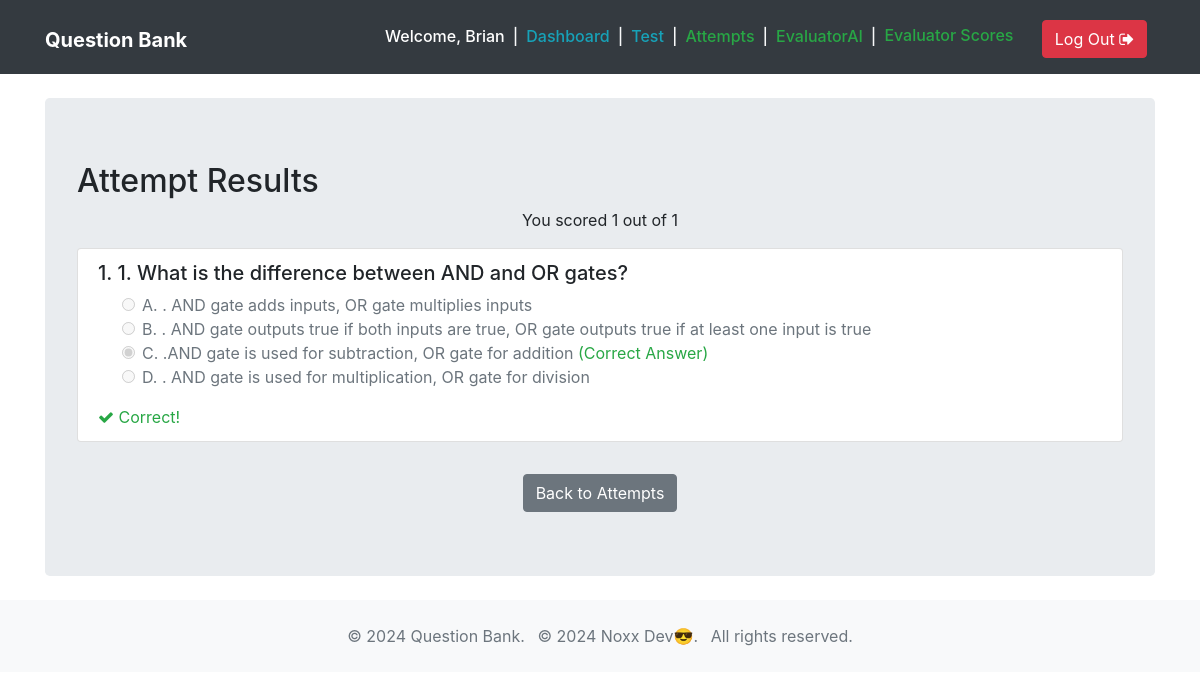
The page /attempts/12/ (signed in) on the database its author committed.
### QuestionBank/models.py (models this page shows, shortened)
class CustomUser(AbstractUser):
    user_id = models.AutoField(primary_key=True)
    username = models.CharField(max_length=50, unique=True)
    password = models.CharField(max_length=255)
    rating = models.FloatField(default=0.0)

class Response(models.Model):
    response_id = models.AutoField(primary_key=True)
    user = models.ForeignKey(CustomUser, on_delete=models.CASCADE)
    question = models.ForeignKey(Question, on_delete=models.CASCADE)
    selected_option = models.IntegerField(blank=True, null=True)  # Optional for word completion
    is_correct = models.BooleanField()
    timestamp = models.DateTimeField(auto_now_add=True)
    attempt = models.ForeignKey(Attempt, on_delete=models.CASCADE)

class Question(models.Model):
    MULTIPLE_CHOICE = 'multi'
    WORD_COMPLETION = 'word'
    QUESTION_TYPES = [
        (MULTIPLE_CHOICE, 'Multiple Choice'),
        (WORD_COMPLETION, 'Word Completion'),
    ]
    question_id = models.AutoField(primary_key=True)
    question_text = models.TextField()
    option1 = models.TextField(blank=True, null=True)  # Optional for word completion
    option2 = models.TextField(blank=True, null=True)  # Optional for word completion
    option3 = models.TextField(blank=True, null=True)  # Optional for word completion
    option4 = models.TextField(blank=True, null=True)  # Optional for word completion
    correct_option = models.IntegerField(blank=True, null=True)  # Optional for word completion
    difficulty = models.FloatField()
    type = models.CharField(max_length=5, choices=QUESTION_TYPES, default=MULTIPLE_CHOICE)

### QuestionBank/views.py (the view)
# urls.py: path('attempts/<int:attempt_id>/', views.view_attempt, name='view_attempt'),
@login_required
def view_attempt(request, attempt_id):
    attempt = get_object_or_404(Attempt, attempt_id=attempt_id, user=request.user)
    responses = Response.objects.filter(attempt=attempt)
    correct_answers = responses.filter(is_correct=True).count()
    total_questions = responses.count()
    return render(request, 'bank/view_attempt.html', {
        'attempt': attempt,
        'responses': responses,
        'correct_answers': correct_answers,
        'total_questions': total_questions,
    })

### QuestionBank/templates/bank/view_attempt.html (shortened to what this page needs)
{% extends 'layout/base.html' %}
{% block content %}
<div class="container">
  <div class="jumbotron my-4">
    <h2>Attempt Results</h2>
    <p class="text-center">You scored {{ correct_answers }} out of {{ total_questions }}</p>
    <ul class="list-group">
      {% for response in responses %}
      <li class="list-group-item">
        <h5>{{ forloop.counter }}. {{ response.question.question_text }}</h5>
        <form>
          <div class="form-check mx-4">
            <input class="form-check-input" type="radio" name="selected_option_{{ response.question.question_id }}"
                   id="choice1_{{ response.question.question_id }}" value="1"
                   {% if response.selected_option == 1 %}checked{% endif %} disabled>
            <label class="form-check-label {% if response.selected_option == 1 and not response.is_correct %}text-danger{% endif %}"
                   for="choice1_{{ response.question.question_id }}"> A.
              {{ response.question.option1 }}
            </label>
          </div>
          <div class="form-check mx-4">
            <input class="form-check-input" type="radio" name="selected_option_{{ response.question.question_id }}"
                   id="choice2_{{ response.question.question_id }}" value="2"
                   {% if response.selected_option == 2 %}checked{% endif %} disabled>
            <label class="form-check-label {% if response.selected_option == 2 and not response.is_correct %}text-danger{% endif %}"
                   for="choice2_{{ response.question.question_id }}"> B.
              {{ response.question.option2 }}
            </label>
          </div>
          <div class="form-check mx-4">
            <input class="form-check-input" type="radio" name="selected_option_{{ response.question.question_id }}"
                   id="choice3_{{ response.question.question_id }}" value="3"
                   {% if response.selected_option == 3 %}checked{% endif %} disabled>
            <label class="form-check-label {% if response.selected_option == 3 and not response.is_correct %}text-danger{% endif %}"
                   for="choice3_{{ response.question.question_id }}"> C.
              {{ response.question.option3 }}
            </label>
            {% if response.question.correct_option == 3 %}
            <span class="text-success">(Correct Answer)</span>
            {% endif %}
          </div>
          <div class="form-check mx-4">
            <input class="form-check-input" type="radio" name="selected_option_{{ response.question.question_id }}"
                   id="choice4_{{ response.question.question_id }}" value="4"
                   {% if response.selected_option == 4 %}checked{% endif %} disabled>
            <label class="form-check-label {% if response.selected_option == 4 and not response.is_correct %}text-danger{% endif %}"
                   for="choice4_{{ response.question.question_id }}"> D.
              {{ response.question.option4 }}
            </label>
          </div>
        </form>
        <div class="mt-3">
          {% if response.is_correct %}
          <span class="text-success"><i class="fa fa-check"></i> Correct!</span>
          {% else %}
          <span class="text-danger"><i class="fa fa-times"></i> Incorrect</span>
          {% endif %}
        </div>
      </li>
      {% endfor %}
    </ul>
    <div class="text-center mt-4">
      <a href="{% url 'bank:list_attempts' %}" class="btn btn-secondary mt-2">Back to Attempts</a>
    </div>
  </div>
</div>
{% endblock content %}

### QuestionBank/templates/layout/base.html (shortened to what this page needs)
{% load static %}
<!doctype html>
<html lang="en">
<head>
    <link rel="stylesheet" href="https://maxcdn.bootstrapcdn.com/bootstrap/4.0.0-beta.2/css/bootstrap.min.css">
    <link rel="stylesheet" href="https://maxcdn.bootstrapcdn.com/font-awesome/4.7.0/css/font-awesome.min.css">
    <link rel="stylesheet" href="https://maxcdn.bootstrapcdn.com/font-awesome/4.7.0/css/font-awesome.min.css">
   <link rel="stylesheet" href="{% static 'assets/css/main.css' %}">
</head>
<body class="bg-white">
    <nav class="navbar navbar-expand-md navbar-dark bg-dark">
        <div class="container">
            <h1><a href="{% url 'bank:user_home' %}" class="navbar-brand">
            <strong>Question Bank</strong></a></h1>
            <div class="collapse navbar-collapse justify-content-end " id="navbar">
                {% if not request.user.is_active %}
                <a href="{% url 'bank:login' %}" class="btn btn-success mt-1 ml-2"><i class="fa fa-sign-in" aria-hidden="true"></i> Log In</a>
                {% else %}
                <h6 class="text-white mt-2 mr-2">Welcome, {{ request.user.username }}</h6>
                <h6 class="text-light mt-2 mr-2">|</h6>
                <h6 class="text-white mt-2 mr-2"><a href="{% url 'bank:user_home' %}" class="text-info">Dashboard</a></h6>
                <h6 class="text-light mt-2 mr-2">|</h6>
                <h6 class="text-white mt-2 mr-2"><a href="{% url 'bank:generate_quiz' %}" class="text-info">Test </a></h6>
                <h6 class="text-light mt-2 mr-2">|</h6>
                <h6 class="text-white mt-2 mr-2"><a href="{% url 'bank:list_attempts' %}" class="text-success">Attempts</a></h6>
                <h6 class="text-light mt-2 mr-2">|</h6>
                <h6 class="text-white mt-2 mr-2"><a href="{% url 'bank:evaluator_ai' %}" class="text-success">EvaluatorAI</a>
                <h6 class="text-light mt-2 mr-2">|</h6>
                <h6 class="text-white mt-2 mr-2"><a href="{% url 'bank:evaluated_responses' %}" class="text-success">Evaluator Scores</a>
                <a href="{% url 'bank:logout' %}" class="btn btn-danger mt-1 ml-4">Log Out <i class="fa fa-sign-out" aria-hidden="true"></i></a>
                {% endif %}
            </div>
        </div>
    </nav>
    {% block content %}
    {% endblock content %}
    <footer class="bg-light text-muted py-0">
        <div class="container py-4">
            <ul class="list-inline mb-0 text-center">
                <li class="list-inline-item">&copy; 2024 Question Bank.</li>
                <li class="list-inline-item">&copy; 2024 Noxx Dev😎.</li>
                <li class="list-inline-item">All rights reserved.</li>
            </ul>
        </div>
    </footer>
</body>
</html>

### rows shown on the page
CustomUser: user.username "Brian"
Response: question.question_text "1. What is the difference between AND and OR gates?", selected_option "☐ A. . AND gate adds inputs, OR", question.option1 ". AND gate adds inputs, OR gate multiplies inputs", selected_option "☐ B. . AND gate outputs true if", question.option2 ". AND gate outputs true if both inputs are true, OR gate outputs true if at least one input is true", selected_option "☑ C. .AND gate is used for subtr", question.option3 ".AND gate is used for subtraction, OR gate for addition", shows "(Correct Answer)", selected_option "☐ D. . AND gate is used for mult", question.option4 ". AND gate is used for multiplication, OR gate for division", is_correct True (drawn)

### other values the page prints
{{ correct_answers }} "1"
{{ total_questions }} "1"
